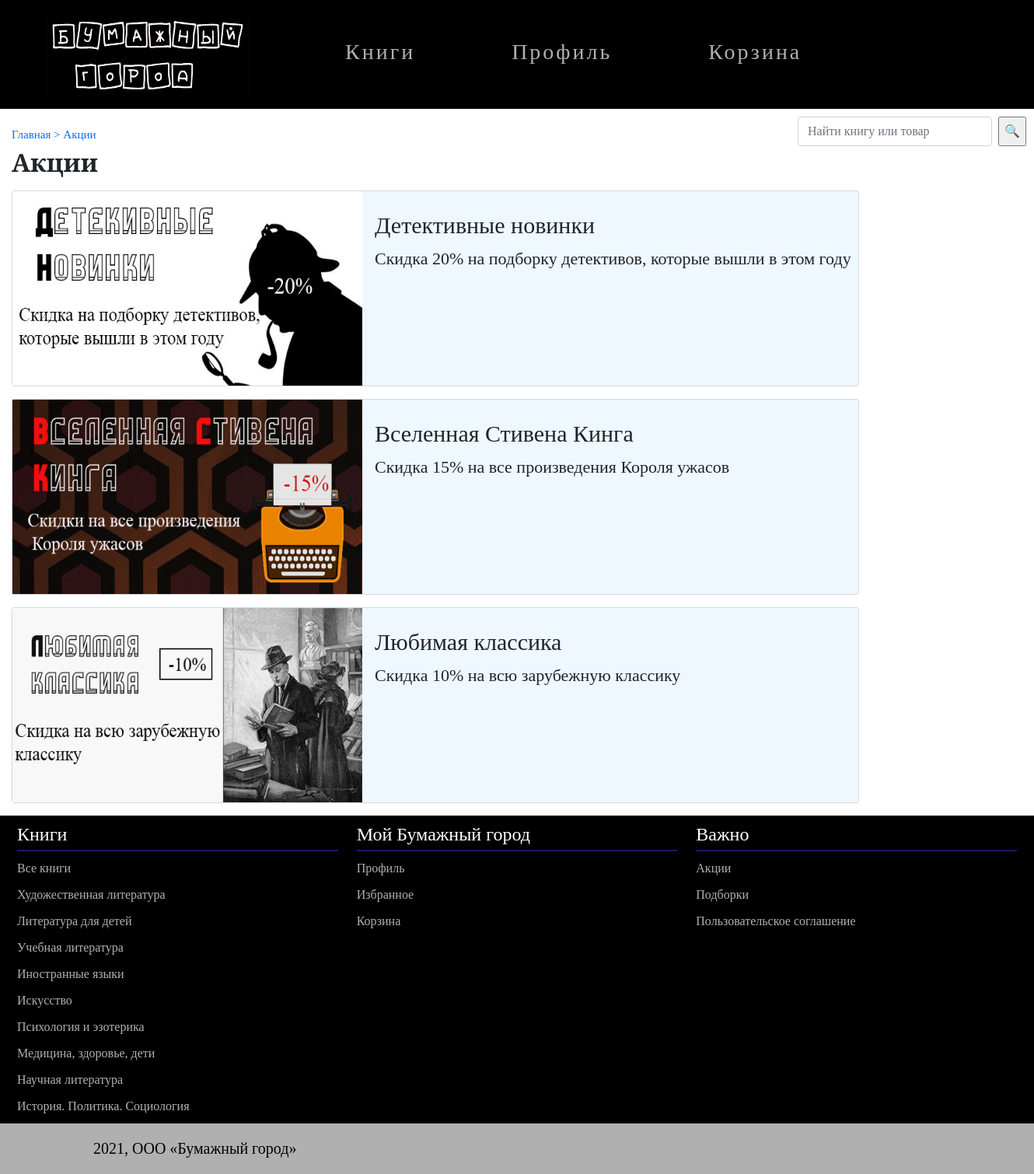
/home/stocks, run on the app's committed database.
### papercity_app/models.py (models this page shows, shortened)
class Category(models.Model):
    name = models.CharField(max_length=50)
    url = models.SlugField(max_length=160, unique=True)
    class Meta:
        verbose_name = 'Категория'
        verbose_name_plural = 'Категории'

### papercity_app/views.py (the view)
# urls.py: path('home/stocks', views.stocks, name='stocks'),
def stocks(request):
    return render(request, 'papercity_app/stocks.html')

### papercity_app/templatetags/booktags.py (called while the page is built)
@register.inclusion_tag("papercity_app/tags/categories.html")
def get_categories():
    category = Category.objects.all()
    return {"categories": category}

### papercity_app/templates/papercity_app/stocks.html (shortened to what this page needs)
{% extends 'papercity_app/layout.html' %}
{% block content %}
<div class="container1">
    <div class="hover">
    <br>
    <h5 style="font-size: 15px;"><a href="/home" style="text-decoration: none;">Главная</a><a href="/home/stocks" style="text-decoration: none;"> > Акции</a></h5>
    <h2><b>Акции</b></h2>
    {% load static %}
    <div class="card mb-3" style="max-width: 1090px;">
  <div class="row g-0" style="width: 450px; height: 250px;">
    <div class="col-md-4">
      <img src="{% static 'img/promo/2.jpg' %}" alt="..." width="450px" height="250px">
    </div>
    <div class="col-md-8">
      <div class="card-body">
        <h5 class="card-title" style="margin-left: 300px; width: 690px; font-size: 30px">Детективные новинки</h5>
        <p class="card-text" style="margin-left: 300px; width: 690px; font-size: 22px">Скидка 20% на подборку детективов, которые вышли в этом году</p>
      </div>
    </div>
  </div>
</div>
<div class="card mb-3" style="max-width: 1090px;">
  <div class="row g-0" style="width: 450px; height: 250px;">
    <div class="col-md-4">
      <img src="{% static 'img/promo/1.jpg' %}" alt="..." width="450px" height="250px">
    </div>
    <div class="col-md-8">
      <div class="card-body">
        <h5 class="card-title" style="margin-left: 300px; width: 690px; font-size: 30px">Вселенная Стивена Кинга</h5>
        <p class="card-text" style="margin-left: 300px; width: 690px; font-size: 22px">Скидка 15% на все произведения Короля ужасов</p>
      </div>
    </div>
  </div>
</div>
    <div class="card mb-3" style="max-width: 1090px;">
  <div class="row g-0" style="width: 450px; height: 250px;">
    <div class="col-md-4">
      <img src="{% static 'img/promo/3.jpg' %}" alt="..." width="450px" height="250px">
    </div>
    <div class="col-md-8">
      <div class="card-body">
        <h5 class="card-title" style="margin-left: 300px; width: 690px; font-size: 30px">Любимая классика</h5>
        <p class="card-text" style="margin-left: 300px; width: 690px; font-size: 22px">Скидка 10% на всю зарубежную классику</p>
      </div>
    </div>
  </div>
</div>
        </div>
</div>
{% endblock %}

### papercity_app/templates/papercity_app/tags/categories.html
{% for category in categories %}
<li><a href="/categories/{{ category.url }}/">{{ category.name }}</a></li>
{% endfor %}

### papercity_app/static/css/papercity.css (style rules this page uses)
body { font-family: Alegreya Sans SC; }
#footer a { margin-top: 10px; display: block; text-decoration: none; color: #b0b0b0; }
.container1 { max-width: 1300px; min-width: 750px; margin: 0 auto; min-height: 100%; }
.card-body h5 { margin-top: 10px; }
a { text-decoration: none; }
.col a { color: black; }
.col h2, .col a { margin-top: 30px; }
.hover .card { background-color: #F0F8FF; }

### data on the page
Category: name "Художественная литература"
Category: name "Литература для детей"
Category: name "Учебная литература"
Category: name "Иностранные языки"
Category: name "Искусство"
Category: name "Психология и эзотерика"
Category: name "Медицина, здоровье, дети"
Category: name "Научная литература"
Category: name "История. Политика. Социология"
